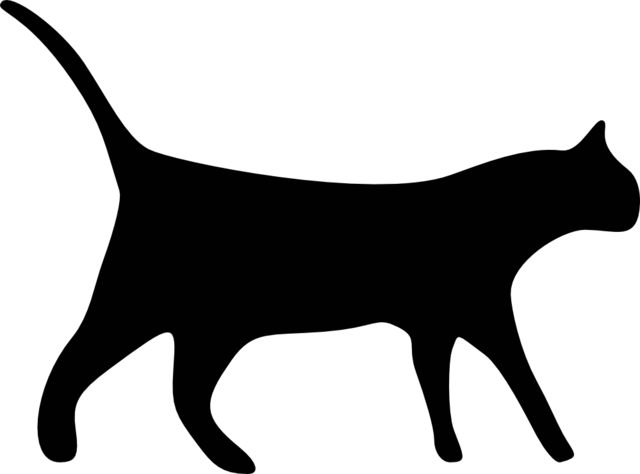
#> input picture cat.png, 640 x 474 px
$ python test.py   (older library calls are emulated)
#> lines starting #> are read from the running program, lines starting #| are printed output that depends on the picture
### screenplay.py
# -*- coding: utf-8 -*-

from PIL import Image, ImageDraw, ImageFont, ImageOps


dimension = (128, 64)
#mode = 'mono'

# fontface value tuple (font path, default font size, char per line for mono)
# Test fonts - https://fonts.google.com/
fontfaces = {
'Comfortaa': ('fonts/Comfortaa-Regular.ttf', 12, 0),
'PoiretOne': ('fonts/PoiretOne-Regular.ttf', 16, 0),
'Rokkitt': ('fonts/Rokkitt-Regular.ttf', 14, 0),
'UbuntuMono': ('fonts/UbuntuMono-Regular.ttf', 15, 16),
'RobotoMono': ('fonts/RobotoMono-Regular.ttf', 16, 16),
'Wenq': ('fonts/wqy-zenhei.ttc', 16, 0),
'NotoSansSC': ('fonts/NotoSansSC-Regular.otf', 16, 0),
'NotoSerifSC': ('fonts/NotoSerifSC-Regular.otf', 16, 0),
'unifont': ('fonts/unifont-11.0.02.pil', 0, 16), # bitmap font
'Zfull': ('fonts/Zfull-GB.ttf', 16, 16),
}

fontsizes = {
'reg' :  12,
'l'   :  16,
'xl'  :  20,
'xxl' :  24,
'xxxl':  28,
'max' :  32,
}

class DISP:

    def __init__(self):
        self.dim_x = dimension[0]
        self.dim_y = dimension[1]

    # [54 lines left out: function txtDisp, not called in this run]

    def imgDisp(self, img, align = 0, resize = 0, output = 0):
        # input img is path to an image file
#> called with img = 'cat.png', align = 0, resize = 1, output = 0
        try:
            canvas_in = Image.open(img, mode = 'r')
#> canvas_in is the input picture: PIL image 640x474 LA; mean R, G, B, A 0.4, 0.4, 0.4, 85.5
            #print(canvas_in.mode)
        except IOError:
            canvas = Image.new('1', (self.dim_x, self.dim_y), 0)
            print('Incorrect image path, empty image created.')
            return canvas

        # convert image mode to 1-bit black and white
        if canvas_in.mode != '1':
            canvas_in.convert('1')

        # img size
        (img_x, img_y) = canvas_in.size
#> img_x = 640; img_y = 474
        print('Input image size: %d x %d' %(img_x, img_y))
#| Input image size: 640 x 474

        # alignment handle
        x, y, validity = self.objAlign(img_x, img_y, align)
#| Object oversize: 640 x 474
#| Screen size: 128 x 64
#> x = 0; y = 0; validity = 0

        canvas = Image.new('1', (self.dim_x, self.dim_y), 255)
#> canvas: PIL image 128x64 1; every value is 1
        #disp = ImageDraw.Draw(canvas)

        if validity == 1:
            canvas.paste(canvas_in, (x, y, x + img_x, y + img_y))
        elif resize == 1:
            canvas = self.objResize(canvas_in, self.dim_x, self.dim_y)
            print('Object resized to fit.')
        else:
            canvas.paste(canvas_in, (x, y, x + img_x, y + img_y))
            print('Object not resized')

        # output: 0 - return image, 1 - LCD screen
        if output == 1:
            self.output(canvas)
        else:
            return canvas

    # [11 lines left out: function output, not called in this run]

    def objAlign(self, obj_x, obj_y, align):
        # align method
        # 0   1   2
        # 3   4   5
        # 6   7   8
        dx = self.dim_x - obj_x
        dy = self.dim_y - obj_y
        if dx < 0 or dy < 0:
            print('Object oversize: %d x %d \nScreen size: %d x %d' %(obj_x, obj_y, self.dim_x, self.dim_y))
            return 0, 0, 0
        try:
            if int(align) in range(9):
                align = int(align)
        except:
            align = 0
        alignmap = {
        0 : (0, 0),
        1 : (dx / 2, 0),
        2 : (dx, 0),
        3 : (0, dy / 2),
        4 : (dx / 2, dy / 2),
        5 : (dx, dy / 2),
        6 : (0, dy),
        7 : (dx / 2, dy),
        8 : (dx, dy),
        }
        x, y = alignmap[align]
        return x, y, 1

    def objResize(self, canvas_in, new_x, new_y):
        # input object is an Image class
#> called with new_x = 128, new_y = 64
        canvas_out = canvas_in.resize((new_x, new_y), resample = Image.LANCZOS)
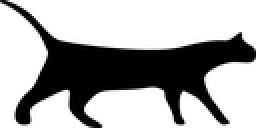
#> canvas_out: PIL image 128x64 LA (shown 2 times larger); mean R, G, B, A 0.3, 0.3, 0.3, 85.5; transparent parts drawn white
        #return canvas_in
        return canvas_out

### EOF ###

### test.py
# -*- coding: utf-8 -*-

import screenplay
#from PIL import Image
try:
    import matplotlib.pyplot as plt
except:
    pass

disp = screenplay.DISP()

# Available test fonts:
#'Comfortaa': ('fonts/Comfortaa-Regular.ttf', 12, 0),
#'PoiretOne': ('fonts/PoiretOne-Regular.ttf', 16, 0),
#'Rokkitt': ('fonts/Rokkitt-Regular.ttf', 14, 0),
#'UbuntuMono': ('fonts/UbuntuMono-Regular.ttf', 15, 16),
#'RobotoMono': ('fonts/RobotoMono-Regular.ttf', 16, 16),
#'Wenq': ('fonts/wqy-zenhei.ttc', 16, 0),
#'NotoSansSC': ('fonts/NotoSansSC-Regular.otf', 16, 0),
#'NotoSerifSC': ('fonts/NotoSerifSC-Regular.otf', 16, 0),
#'unifont': ('fonts/unifont-11.0.02.pil', 0, 16), # bitmap font
#'Zfull': ('fonts/Zfull-GB.ttf', 16, 0),

ch1 = u'这是坠吼的！'
ch2 = u'吼哇！'
num = '123456789012345678901234567890'
en = 'The quick brown fox jumps over the lazy dog.'
multi1 = num + '\n' + en
multi2 = u'明月几时有\n把酒问青天\n不知天上宫阙\n今夕是何年'

img_path = 'cat.png'

#canvas = disp.txtDisp(multi2, 'Zfull', 17, resize=1)
canvas = disp.imgDisp(img_path, resize=1)

try:
    plt.imshow(canvas)
except:
    pass

#canvas.save('test_output.png', 'PNG')

$ run again, with test.png copied over cat.png
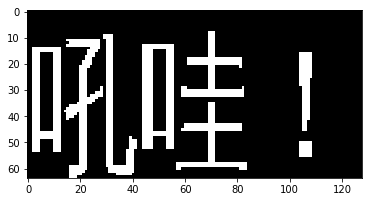
#> input picture test.png, 372 x 202 px
#> in imgDisp, canvas_in is the input picture: PIL image 372x202 RGBA; mean R, G, B, A 97.1, 97.1, 97.1, 255
#| Input image size: 372 x 202
#| Object oversize: 372 x 202
#| Screen size: 128 x 64
#> canvas: PIL image 128x64 1; every value is 1
#> in objResize, `canvas_out = canvas_in.resize((new_x, new_y), resample = Image.LANCZOS)`:
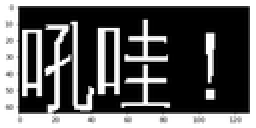
#> canvas_out: PIL image 128x64 RGBA (shown 2 times larger); mean R, G, B, A 96.9, 96.9, 96.9, 255
